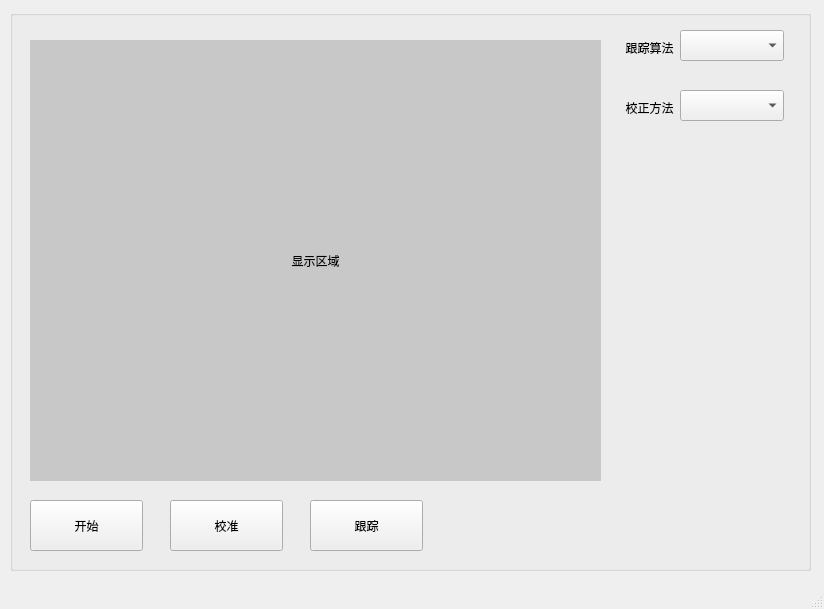
<?xml version="1.0" encoding="UTF-8"?>
<ui version="4.0">
 <class>MainWindow</class>
 <widget class="QMainWindow" name="MainWindow">
  <property name="geometry">
   <rect>
    <x>0</x>
    <y>0</y>
    <width>824</width>
    <height>609</height>
   </rect>
  </property>
  <property name="windowTitle">
   <string>visionLab</string>
  </property>
  <widget class="QWidget" name="centralwidget">
   <widget class="QGroupBox" name="recordGroup">
    <property name="geometry">
     <rect>
      <x>10</x>
      <y>10</y>
      <width>801</width>
      <height>561</height>
     </rect>
    </property>
    <property name="title">
     <string/>
    </property>
    <property name="alignment">
     <set>Qt::AlignCenter</set>
    </property>
    <widget class="QLabel" name="videoCanvas">
     <property name="geometry">
      <rect>
       <x>20</x>
       <y>30</y>
       <width>571</width>
       <height>441</height>
      </rect>
     </property>
     <property name="styleSheet">
      <string notr="true">background-color: rgb(200, 200, 200);</string>
     </property>
     <property name="text">
      <string>显示区域</string>
     </property>
     <property name="alignment">
      <set>Qt::AlignCenter</set>
     </property>
    </widget>
    <widget class="QPushButton" name="calibrateButton">
     <property name="geometry">
      <rect>
       <x>160</x>
       <y>490</y>
       <width>113</width>
       <height>51</height>
      </rect>
     </property>
     <property name="text">
      <string>校准</string>
     </property>
     <property name="icon">
      <iconset resource="design.qrc">
       <normaloff>:/icons/calibrate.png</normaloff>:/icons/calibrate.png</iconset>
     </property>
     <property name="iconSize">
      <size>
       <width>32</width>
       <height>32</height>
      </size>
     </property>
     <property name="checkable">
      <bool>true</bool>
     </property>
    </widget>
    <widget class="QPushButton" name="startButton">
     <property name="geometry">
      <rect>
       <x>20</x>
       <y>490</y>
       <width>113</width>
       <height>51</height>
      </rect>
     </property>
     <property name="text">
      <string>开始</string>
     </property>
     <property name="icon">
      <iconset resource="design.qrc">
       <normaloff>:/icons/eye.png</normaloff>:/icons/eye.png</iconset>
     </property>
     <property name="iconSize">
      <size>
       <width>32</width>
       <height>32</height>
      </size>
     </property>
     <property name="checkable">
      <bool>true</bool>
     </property>
    </widget>
    <widget class="QPushButton" name="recordButton">
     <property name="geometry">
      <rect>
       <x>300</x>
       <y>490</y>
       <width>113</width>
       <height>51</height>
      </rect>
     </property>
     <property name="text">
      <string>跟踪</string>
     </property>
     <property name="icon">
      <iconset resource="design.qrc">
       <normaloff>:/icons/record.png</normaloff>:/icons/record.png</iconset>
     </property>
     <property name="iconSize">
      <size>
       <width>32</width>
       <height>32</height>
      </size>
     </property>
     <property name="checkable">
      <bool>true</bool>
     </property>
    </widget>
    <widget class="QComboBox" name="trackingComboBox">
     <property name="geometry">
      <rect>
       <x>670</x>
       <y>20</y>
       <width>104</width>
       <height>31</height>
      </rect>
     </property>
    </widget>
    <widget class="QLabel" name="trackingLabel">
     <property name="geometry">
      <rect>
       <x>610</x>
       <y>30</y>
       <width>59</width>
       <height>16</height>
      </rect>
     </property>
     <property name="text">
      <string>跟踪算法</string>
     </property>
     <property name="alignment">
      <set>Qt::AlignCenter</set>
     </property>
    </widget>
    <widget class="QComboBox" name="calibrationComboBox">
     <property name="geometry">
      <rect>
       <x>670</x>
       <y>80</y>
       <width>104</width>
       <height>31</height>
      </rect>
     </property>
    </widget>
    <widget class="QLabel" name="calibrateLabel">
     <property name="geometry">
      <rect>
       <x>610</x>
       <y>90</y>
       <width>59</width>
       <height>16</height>
      </rect>
     </property>
     <property name="text">
      <string>校正方法</string>
     </property>
     <property name="alignment">
      <set>Qt::AlignCenter</set>
     </property>
    </widget>
   </widget>
  </widget>
  <widget class="QMenuBar" name="menubar">
   <property name="geometry">
    <rect>
     <x>0</x>
     <y>0</y>
     <width>824</width>
     <height>22</height>
    </rect>
   </property>
  </widget>
  <widget class="QStatusBar" name="statusBar"/>
 </widget>
 <resources>
  <include location="design.qrc"/>
 </resources>
 <connections/>
</ui>
